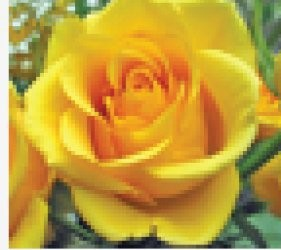
#> input picture Images/res_1.jpg, 281 x 250 px, found by its file name
$ python delete.py
#> lines starting #> are read from the running program, lines starting #| are printed output that depends on the picture; long printed decimals are rounded
import cv2 as cv
import numpy as np
import os
import shutil

# [75 lines of commented-out code are left out]


base = cv.imread(r'C:\Users\revanth\Desktop\bhargav\internship\Images\res_1.jpg')
#> base is the input picture: shape (250, 281, 3); mean B, G, R 58.7, 157.1, 191.3
test = cv.imread(r'C:\Users\revanth\Desktop\bhargav\internship\Images\res_2.jpg')
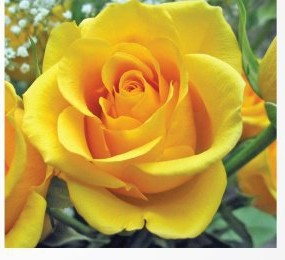
#> input picture Images/res_2.jpg, 285 x 260 px, found by its file name
#> test is the input picture: shape (260, 285, 3); mean B, G, R 71.6, 159.5, 188.3
#test2 = cv.imread('img_2(2).jpg')

hsv_base = cv.cvtColor(base, cv.COLOR_BGR2HSV)
#> hsv_base: shape (250, 281, 3); mean H, S, V 28.7, 172.2, 194.9
hsv_test = cv.cvtColor(test, cv.COLOR_BGR2HSV)
#> hsv_test: shape (260, 285, 3); mean H, S, V 33, 156.6, 192.8
#hsv_test2 = cv.cvtColor(test2, cv.COLOR_BGR2HSV)

h_bins = 50
s_bins = 60
histSize = [h_bins, s_bins]
h_ranges = [0, 180]
s_ranges = [0, 256]
ranges = h_ranges + s_ranges
channels = [0, 1]

hist_base = cv.calcHist([hsv_base], channels, None, histSize, ranges, accumulate=False)
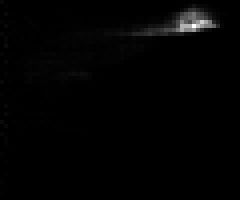
#> hist_base: shape (50, 60) float32 (shown 4 times larger); min 0, max 2063, mean 23.4; drawn with min black and max white
cv.normalize(hist_base, hist_base, alpha=0, beta=1, norm_type=cv.NORM_MINMAX)
hist_test = cv.calcHist([hsv_test], channels, None, histSize, ranges, accumulate=False)
cv.normalize(hist_test, hist_test, alpha=0, beta=1, norm_type=cv.NORM_MINMAX)
#hist_test2 = cv.calcHist([hsv_test2], channels, None, histSize, ranges, accumulate=False)
#cv.normalize(hist_test2, hist_test2, alpha=0, beta=1, norm_type=cv.NORM_MINMAX)

compare_method = cv.HISTCMP_CORREL

base_base = cv.compareHist(hist_base, hist_base, compare_method)
#> base_base = 1
base_test = cv.compareHist(hist_base, hist_test, compare_method)
#> base_test = 0.964
#base_test2 = cv.compareHist(hist_base, hist_test2, compare_method)

#print('base_base Similarity = ', base_base)

print('base_test Similarity = ', base_test)
#| base_test Similarity =  0.964
# cv.imshow('base',base)
# cv.imshow('test1',test)
# #cv.imshow('test2',test2)
# cv.waitKey(0)

'''for i in range(len(img_lst)-1):
    #a = (f"r'{i}'")
    for j in range(i+1,len(img_lst)-1):
        # [4 lines of commented-out code are left out]

        base = cv.imread(r'{}'.format(img_lst[i]))
        test = cv.imread(r'{}'.format(img_lst[j]))
        #test2 = cv.imread('img_2(2).jpg')

        hsv_base = cv.cvtColor(base, cv.COLOR_BGR2HSV)
        hsv_test = cv.cvtColor(test, cv.COLOR_BGR2HSV)
        #hsv_test2 = cv.cvtColor(test2, cv.COLOR_BGR2HSV)

        h_bins = 50
        s_bins = 60
        histSize = [h_bins, s_bins]
        h_ranges = [0, 180]
        s_ranges = [0, 256]
        ranges = h_ranges + s_ranges
        channels = [0, 1]

        hist_base = cv.calcHist([hsv_base], channels, None, histSize, ranges, accumulate=False)
        cv.normalize(hist_base, hist_base, alpha=0, beta=1, norm_type=cv.NORM_MINMAX)
        hist_test = cv.calcHist([hsv_test], channels, None, histSize, ranges, accumulate=False)
        cv.normalize(hist_test, hist_test, alpha=0, beta=1, norm_type=cv.NORM_MINMAX)
        #hist_test2 = cv.calcHist([hsv_test2], channels, None, histSize, ranges, accumulate=False)
        #cv.normalize(hist_test2, hist_test2, alpha=0, beta=1, norm_type=cv.NORM_MINMAX)

        compare_method = cv.HISTCMP_CORREL

        base_base = cv.compareHist(hist_base, hist_base, compare_method)
        base_test = cv.compareHist(hist_base, hist_test, compare_method)
        #base_test2 = cv.compareHist(hist_base, hist_test2, compare_method)

        #print('base_base Similarity = ', base_base)

        print('base_test Similarity = ', base_test)
        if base_test >=0.8 and img_lst[j] not in dup:
            dup.append(img_lst[j])

            # [11 lines of commented-out code are left out]
print(dup)

for i in img_lst:
    if i not in dup:
        original = r'{}'.format(i)
        target = r'{}'.format(unique1)
        shutil.copy(original,target)

    else:
        original = r'{}'.format(i)
        target = r'{}'.format(duplicate1)
        shutil.copy(original,target)
    '''
